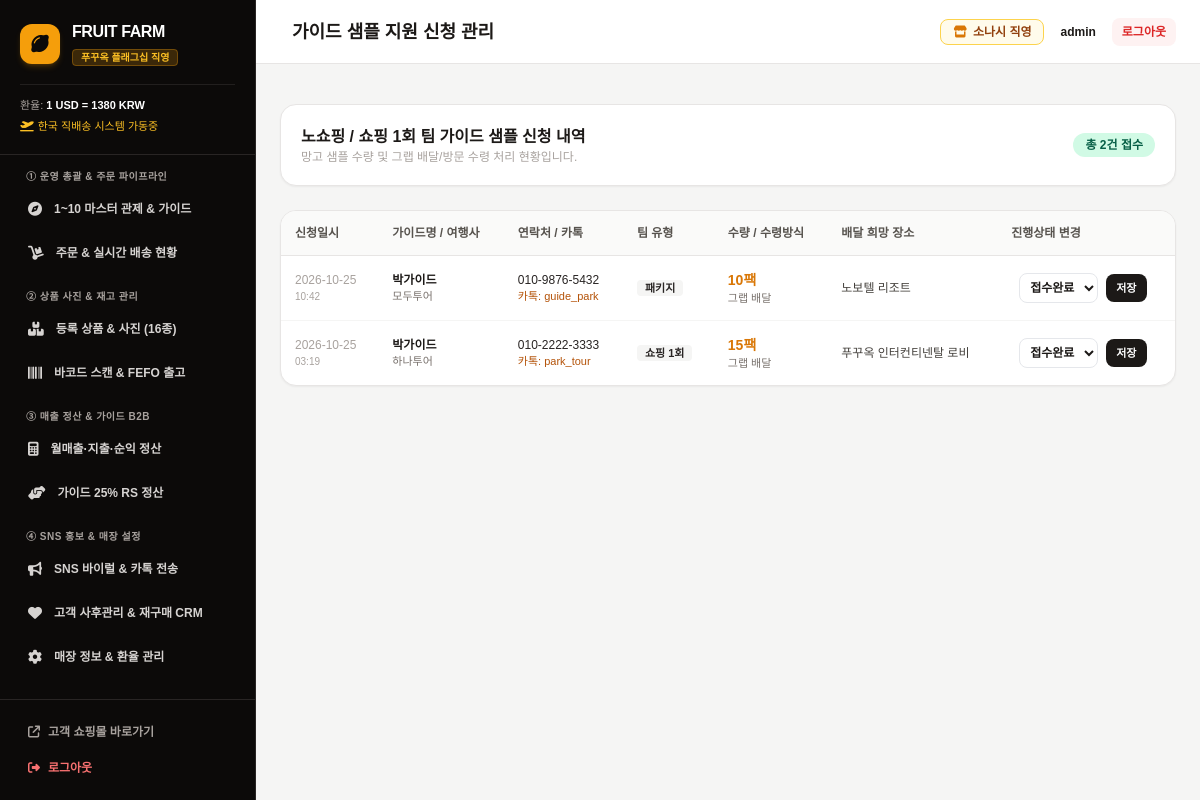
Page /admin/samples (signed in) on the committed database.
### tables this page shows
CREATE TABLE settings (
        key TEXT PRIMARY KEY,
        value TEXT
    );

CREATE TABLE sample_requests (
        id INTEGER PRIMARY KEY AUTOINCREMENT,
        guide_name TEXT NOT NULL,
        agency_name TEXT,
        phone TEXT NOT NULL,
        kakao_id TEXT,
        team_type TEXT, -- '노쇼핑', '쇼핑 1회', '자유여행/기타'
        sample_count INTEGER DEFAULT 10,
        pickup_method TEXT, -- '그랩 배달', '푸꾸옥 2호점 직접 방문'
        hotel_or_location TEXT,
        status TEXT DEFAULT '접수완료', -- '접수완료', '발송준비', '전달완료'
        created_at TIMESTAMP DEFAULT CURRENT_TIMESTAMP
    );

### app.py (the view, shortened to what this page needs)
@app.route('/admin/samples', methods=['GET', 'POST'])
@login_required
def admin_samples():
    conn = get_db()
    cursor = conn.cursor()
    cursor.execute("SELECT * FROM sample_requests ORDER BY id DESC")
    samples = [dict(r) for r in cursor.fetchall()]
    conn.close()
    return render_template('admin/samples.html', samples=samples)

### app.py (called while the page is built)
def login_required(f):
    @wraps(f)
    def decorated_function(*args, **kwargs):
        if not session.get('admin_logged_in'):
            return redirect(url_for('admin_login', next=request.url))
        return f(*args, **kwargs)
    return decorated_function

@app.before_request
def enforce_admin_security():
    if request.is_secure or request.headers.get('X-Forwarded-Proto') == 'https':
        app.config['SESSION_COOKIE_SECURE'] = True
    else:
        app.config['SESSION_COOKIE_SECURE'] = False
    path = request.path
    if path.startswith('/admin') or path.startswith('/api/admin'):
        if path == '/admin/login':
            return None
        if not session.get('admin_logged_in'):
            if path.startswith('/api/admin'):
                return jsonify({'success': False, 'message': '관리자 인증이 필요합니다.'}), 401
            flash('보안 안내: 관리자 권한으로 로그인 후 이용하실 수 있습니다.', 'warning')
            return redirect(url_for('admin_login', next=request.url))

@app.after_request
def set_security_headers(response):
    response.headers['X-Frame-Options'] = 'SAMEORIGIN'
    response.headers['X-Content-Type-Options'] = 'nosniff'
    response.headers['Referrer-Policy'] = 'strict-origin-when-cross-origin'
    response.headers['Permissions-Policy'] = 'camera=(), microphone=(), geolocation=()'
    return response

@app.context_processor
def inject_settings():
    conn = get_db()
    cursor = conn.cursor()
    cursor.execute("SELECT key, value FROM settings")
    settings_dict = {row['key']: row['value'] for row in cursor.fetchall()}
    conn.close()
    return dict(settings=settings_dict)

### database.py (called while the page is built)
def get_db():
    conn = sqlite3.connect(DB_PATH)
    conn.row_factory = sqlite3.Row
    return conn

### templates/admin/samples.html (shortened to what this page needs)
{% extends "admin/base_admin.html" %}
{% block page_title %}가이드 샘플 지원 신청 관리{% endblock %}
{% block admin_content %}
<div class="space-y-6">
    <div class="bg-white p-5 rounded-2xl border border-stone-200 shadow-sm flex items-center justify-between">
        <div>
            <h3 class="text-base font-bold text-stone-900">노쇼핑 / 쇼핑 1회 팀 가이드 샘플 신청 내역</h3>
            <p class="text-xs text-stone-400">망고 샘플 수량 및 그랩 배달/방문 수령 처리 현황입니다.</p>
        </div>
        <span class="bg-emerald-100 text-emerald-800 text-xs font-bold px-3 py-1 rounded-full">
            총 {{ samples|length }}건 접수
        </span>
    </div>
    <div class="bg-white rounded-2xl border border-stone-200 shadow-sm overflow-hidden">
        <div class="overflow-x-auto">
            <table class="w-full text-left text-xs">
                <thead class="bg-stone-50 text-stone-600 font-bold border-b border-stone-200">
                    <tr>
                        <th class="p-3.5">신청일시</th>
                        <th class="p-3.5">가이드명 / 여행사</th>
                        <th class="p-3.5">연락처 / 카톡</th>
                        <th class="p-3.5">팀 유형</th>
                        <th class="p-3.5">수량 / 수령방식</th>
                        <th class="p-3.5">배달 희망 장소</th>
                        <th class="p-3.5">진행상태 변경</th>
                    </tr>
                </thead>
                <tbody class="divide-y divide-stone-100">
                    {% for s in samples %}
                    <tr class="hover:bg-stone-50 transition">
                        <td class="p-3.5 text-stone-400 whitespace-nowrap">{{ s.created_at[:10] }}<br><span class="text-[10px]">{{ s.created_at[11:16] }}</span></td>
                        <td class="p-3.5 whitespace-nowrap">
                            <div class="font-bold text-stone-900">{{ s.guide_name }}</div>
                            <div class="text-[11px] text-stone-500">{{ s.agency_name or '개인/자유' }}</div>
                        </td>
                        <td class="p-3.5 whitespace-nowrap">
                            <div class="text-stone-800 font-medium">{{ s.phone }}</div>
                            <div class="text-[11px] text-amber-700">카톡: {{ s.kakao_id or '-' }}</div>
                        </td>
                        <td class="p-3.5 whitespace-nowrap">
                            <span class="bg-stone-100 text-stone-800 px-2 py-0.5 rounded text-[11px] font-bold">
                                {{ s.team_type }}
                            </span>
                        </td>
                        <td class="p-3.5 whitespace-nowrap">
                            <div class="font-black text-amber-600 text-sm">{{ s.sample_count }}팩</div>
                            <div class="text-stone-500 text-[11px]">{{ s.pickup_method }}</div>
                        </td>
                        <td class="p-3.5 max-w-xs text-stone-700 text-xs">
                            {{ s.hotel_or_location or '-' }}
                        </td>
                        <td class="p-3.5 whitespace-nowrap">
                            <form method="POST" action="{{ url_for('admin_samples') }}" class="flex items-center space-x-2">
                                <select name="status" class="p-1.5 border rounded-lg text-xs font-semibold bg-white">
                                    <option value="접수완료" {% if s.status == '접수완료' %}selected{% endif %}>접수완료</option>
                                </select>
                                <button type="submit" class="px-2.5 py-1.5 bg-stone-900 hover:bg-black text-white text-[11px] font-bold rounded-lg transition">
                                    저장
                                </button>
                            </form>
                        </td>
                    </tr>
                    {% else %}
                    <tr>
                        <td colspan="7" class="text-center py-12 text-stone-400">접수된 샘플 신청 내역이 없습니다.</td>
                    </tr>
                    {% endfor %}
                </tbody>
            </table>
        </div>
    </div>
</div>
{% endblock %}

### templates/admin/base_admin.html (shortened to what this page needs)
<!DOCTYPE html>
<html lang="ko">
<head>
    <script src="https://cdn.tailwindcss.com"></script>
    <link rel="stylesheet" href="https://cdnjs.cloudflare.com/ajax/libs/font-awesome/6.4.0/css/all.min.css">
    <link rel="stylesheet" as="style" crossorigin href="https://cdn.jsdelivr.net/gh/orioncactus/pretendard@v1.3.9/dist/web/static/pretendard.min.css" />
</head>
<body class="bg-stone-100 text-stone-900 antialiased min-h-screen flex flex-col md:flex-row">
    <aside class="w-64 bg-stone-950 text-stone-300 flex flex-col justify-between hidden md:flex flex-shrink-0 border-r border-stone-800">
        <div>
            <div class="p-5 border-b border-stone-800">
                <div class="flex items-center space-x-3">
                    <div class="w-10 h-10 rounded-xl bg-amber-500 flex items-center justify-center text-stone-950 text-xl font-black shadow-md shadow-amber-500/20">
                        <i class="fa-solid fa-lemon"></i>
                    </div>
                    <div>
                        <h2 class="text-white font-black text-base tracking-tight">FRUIT FARM</h2>
                        <span class="text-[10px] bg-amber-500/20 text-amber-400 font-bold px-2 py-0.5 rounded border border-amber-500/30">
                            푸꾸옥 플래그십 직영
                        </span>
                    </div>
                </div>
                <div class="mt-4 pt-3 border-t border-stone-800/80 text-[11px] text-stone-400 space-y-1">
                    <div>환율: <strong class="text-white">1 USD = {{ settings.get('usd_krw_rate', 1380) }} KRW</strong></div>
                    <div class="text-amber-400 font-medium"><i class="fa-solid fa-plane-departure mr-1"></i>한국 직배송 시스템 가동중</div>
                </div>
            </div>
            <nav class="p-3.5 space-y-4 text-xs font-semibold overflow-y-auto max-h-[calc(100vh-190px)]">
                <div class="space-y-1">
                    <span class="px-3 text-[10px] uppercase tracking-wider font-bold text-stone-400 block">① 운영 총괄 & 주문 파이프라인</span>
                    <a href="{{ url_for('admin_operations') }}" class="flex items-center space-x-3 px-3.5 py-2.5 rounded-xl transition hover:bg-stone-800 hover:text-white ">
                        <i class="fa-solid fa-compass text-sm"></i>
                        <span>1~10 마스터 관제 & 가이드</span>
                    </a>
                    <a href="{{ url_for('admin_orders') }}" class="flex items-center space-x-3 px-3.5 py-2.5 rounded-xl transition hover:bg-stone-800 hover:text-white ">
                        <i class="fa-solid fa-dolly text-sm"></i>
                        <span>주문 & 실시간 배송 현황</span>
                    </a>
                </div>
                <div class="space-y-1">
                    <span class="px-3 text-[10px] uppercase tracking-wider font-bold text-stone-400 block">② 상품 사진 & 재고 관리</span>
                    <a href="{{ url_for('admin_products') }}" class="flex items-center space-x-3 px-3.5 py-2.5 rounded-xl transition hover:bg-stone-800 hover:text-white ">
                        <i class="fa-solid fa-boxes-stacked text-sm"></i>
                        <span>등록 상품 & 사진 (16종)</span>
                    </a>
                    <a href="{{ url_for('admin_inventory_scan') }}" class="flex items-center space-x-3 px-3.5 py-2.5 rounded-xl transition hover:bg-stone-800 hover:text-white ">
                        <i class="fa-solid fa-barcode text-sm"></i>
                        <span>바코드 스캔 & FEFO 출고</span>
                    </a>
                </div>
                <div class="space-y-1">
                    <span class="px-3 text-[10px] uppercase tracking-wider font-bold text-stone-400 block">③ 매출 정산 & 가이드 B2B</span>
                    <a href="{{ url_for('admin_sales') }}" class="flex items-center space-x-3 px-3.5 py-2.5 rounded-xl transition hover:bg-stone-800 hover:text-white ">
                        <i class="fa-solid fa-calculator text-sm"></i>
                        <span>월매출·지출·순익 정산</span>
                    </a>
                    <a href="{{ url_for('admin_guides') }}" class="flex items-center space-x-3 px-3.5 py-2.5 rounded-xl transition hover:bg-stone-800 hover:text-white ">
                        <i class="fa-solid fa-handshake-angle text-sm"></i>
                        <span>가이드 25% RS 정산</span>
                    </a>
                </div>
                <div class="space-y-1">
                    <span class="px-3 text-[10px] uppercase tracking-wider font-bold text-stone-400 block">④ SNS 홍보 & 매장 설정</span>
                    <a href="{{ url_for('admin_marketing') }}" class="flex items-center space-x-3 px-3.5 py-2.5 rounded-xl transition hover:bg-stone-800 hover:text-white ">
                        <i class="fa-solid fa-bullhorn text-sm"></i>
                        <span>SNS 바이럴 & 카톡 전송</span>
                    </a>
                    <a href="{{ url_for('admin_crm') }}" class="flex items-center space-x-3 px-3.5 py-2.5 rounded-xl transition hover:bg-stone-800 hover:text-white ">
                        <i class="fa-solid fa-heart text-sm"></i>
                        <span>고객 사후관리 & 재구매 CRM</span>
                    </a>
                    <a href="{{ url_for('admin_settings') }}" class="flex items-center space-x-3 px-3.5 py-2.5 rounded-xl transition hover:bg-stone-800 hover:text-white ">
                        <i class="fa-solid fa-gear text-sm"></i>
                        <span>매장 정보 & 환율 관리</span>
                    </a>
                </div>
            </nav>
        </div>
        <div class="p-4 border-t border-stone-800 space-y-1 text-xs">
            <a href="{{ url_for('index') }}" target="_blank" class="flex items-center space-x-2 text-stone-400 hover:text-amber-400 px-3 py-2 rounded-lg transition font-bold">
                <i class="fa-solid fa-arrow-up-right-from-square"></i>
                <span>고객 쇼핑몰 바로가기</span>
            </a>
            <a href="{{ url_for('admin_logout') }}" class="flex items-center space-x-2 text-red-400 hover:text-red-300 px-3 py-2 rounded-lg transition font-bold">
                <i class="fa-solid fa-right-from-bracket"></i>
                <span>로그아웃</span>
            </a>
        </div>
    </aside>
    <div class="flex-grow flex flex-col min-w-0">
        <header class="bg-white border-b border-stone-200 h-16 flex items-center justify-between px-3 sm:px-6 sticky top-0 z-30">
            <div class="flex items-center space-x-2 sm:space-x-3 min-w-0">
                <div class="font-black text-stone-900 text-sm sm:text-base md:text-lg truncate [word-break:keep-all]">
                    {% block page_title %}관리 시스템{% endblock %}
                </div>
            </div>
            <div class="flex items-center space-x-2 sm:space-x-4 text-xs font-bold flex-shrink-0">
                <span class="hidden sm:inline-flex bg-amber-50 text-amber-800 px-3 py-1 rounded-lg border border-amber-300 items-center gap-1.5">
                    <i class="fa-solid fa-store text-amber-600"></i>
                    <span>소나시 직영</span>
                </span>
                <span class="text-stone-500 text-[11px] sm:text-xs">
                    <strong class="text-stone-900">{{ session.get('admin_user', 'admin') }}</strong>
                </span>
                <a href="{{ url_for('admin_logout') }}" class="text-red-600 hover:text-red-700 bg-red-50 hover:bg-red-100 px-2.5 py-1.5 rounded-lg transition text-xs font-bold">
                    로그아웃
                </a>
            </div>
        </header>
        <div class="px-3 sm:px-6 pt-4">
        </div>
        <main class="p-3 sm:p-6 flex-grow">
            {% block admin_content %}{% endblock %}
        </main>
    </div>
</body>
</html>

### templates/admin/base_admin.html (style rules this page uses)
body { font-family: 'Pretendard', sans-serif; -webkit-tap-highlight-color: transparent; }
:root { --brand-black: #111827; --brand-mango: #F59E0B; --brand-mango-dark: #D97706; --brand-red: #EF4444; --brand-white: #FFFFFF; }

### rows in the picture
settings: get "1380"
sample_requests: created_at "2026-10-25", created_at "10:42", guide_name "박가이드", agency_name "모두투어", phone "010-9876-5432", kakao "guide_park", team_type "패키지", sample_count "10", pickup_method "그랩 배달", hotel_or_location "노보텔 리조트", status "접수완료"
sample_requests: created_at "2026-10-25", created_at "03:19", guide_name "박가이드", agency_name "하나투어", phone "010-2222-3333", kakao "park_tour", team_type "쇼핑 1회", sample_count "15", pickup_method "그랩 배달", hotel_or_location "푸꾸옥 인터컨티넨탈 로비", status "접수완료"

### other values in the picture
{{ session.get('admin_user', 'admin') }} "admin"
{{ samples|length }} "2"
